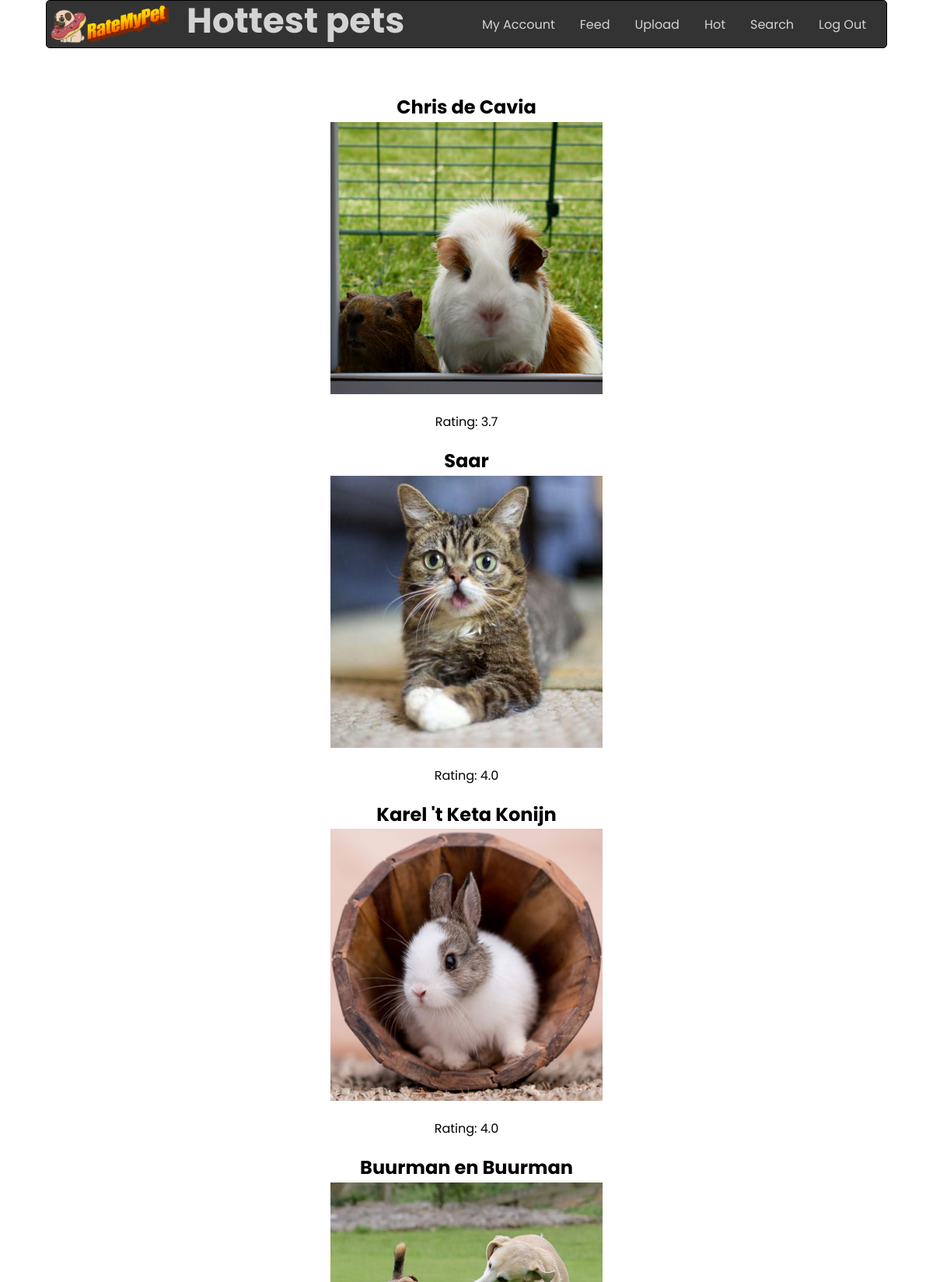
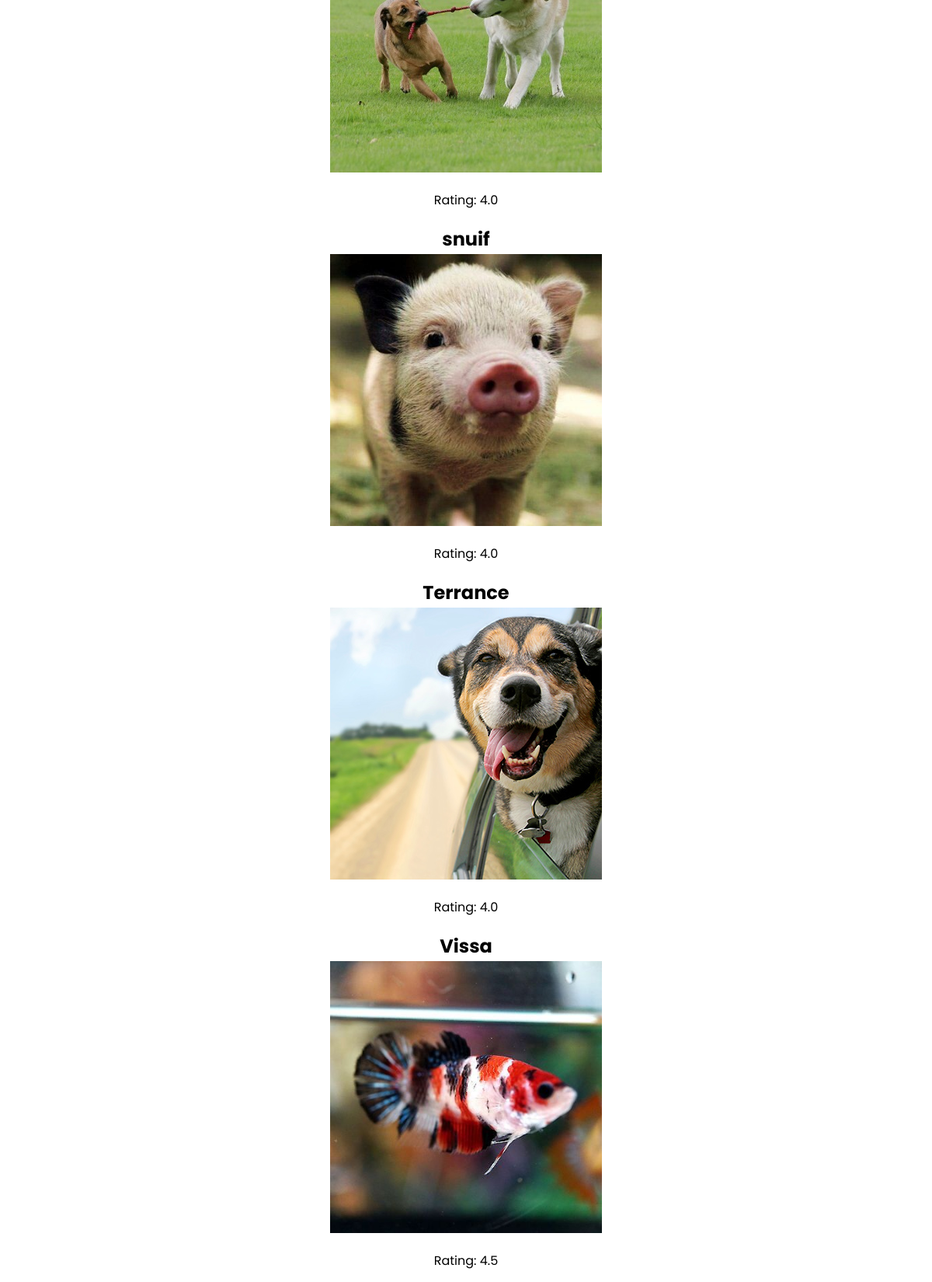
Screenshot of /hot (signed in, upper part) with the database file from the repository (2 pictures, top to bottom).
### tables this page shows
CREATE TABLE 'photo' ('photo_id' INTEGER PRIMARY KEY AUTOINCREMENT NOT NULL, 'id' INTEGER NOT NULL, 'time' DATETIME NOT NULL DEFAULT CURRENT_TIMESTAMP, 'photo_path' TEXT NOT NULL, 'rating' REAL DEFAULT 0, 'rated' INTEGER DEFAULT 0, 'caption' TEXT);

### application.py (the view)
@app.route("/hot")
@login_required
def hot():
    leaderboard = featured_photos()
    return render_template("hot.html", leaderboard = leaderboard)

### helpers.py (called while the page is built)
def login_required(f):
    @wraps(f)
    def decorated_function(*args, **kwargs):
        if session.get("user_id") is None:
            return redirect("/login")
        return f(*args, **kwargs)
    return decorated_function

def featured_photos():
    featured = db.execute("SELECT * FROM(SELECT * FROM photo ORDER BY rating DESC LIMIT 10) t ORDER BY rating ASC")
    return featured

### templates/hot.html (shortened to what this page needs)
{% extends "layout.html" %}
{% block main %}
    {% for picture in leaderboard%}
            <tr>
                <td><h2>{{picture.caption}}</h2></td>
                <td><img class="post" src="{{picture.photo_path}}"/></td>
                {% if picture.rating == 0 %}
                    <td><p>Not yet rated</p></td>
                {% else %}
                    <td><p>Rating: {{'%0.1f'% picture.rating|float}}</p></td>
                {% endif %}
            </tr>
        {% endfor%}
{% endblock %}

### static/stylesheet.css (style rules this page uses)
* { font-family: 'Poppins', Arial, sans-serif; }
body { background: gradient(45deg, #8b9da9, #fff6e4); min-width: 950px; }
.post { height: 350px; margin-top: -18px; }

### rows the page displays
photo: caption "Chris de Cavia", photo_path (picture), rating "3.7"
photo: caption "Saar", photo_path (picture), rating "4.0"
photo: caption "Karel 't Keta Konijn", photo_path (picture), rating "4.0"
photo: caption "Buurman en Buurman", photo_path (picture), rating "4.0"
photo: caption "snuif", photo_path (picture), rating "4.0"
photo: caption "Terrance", photo_path (picture), rating "4.0"
photo: caption "Vissa", photo_path (picture), rating "4.5"
